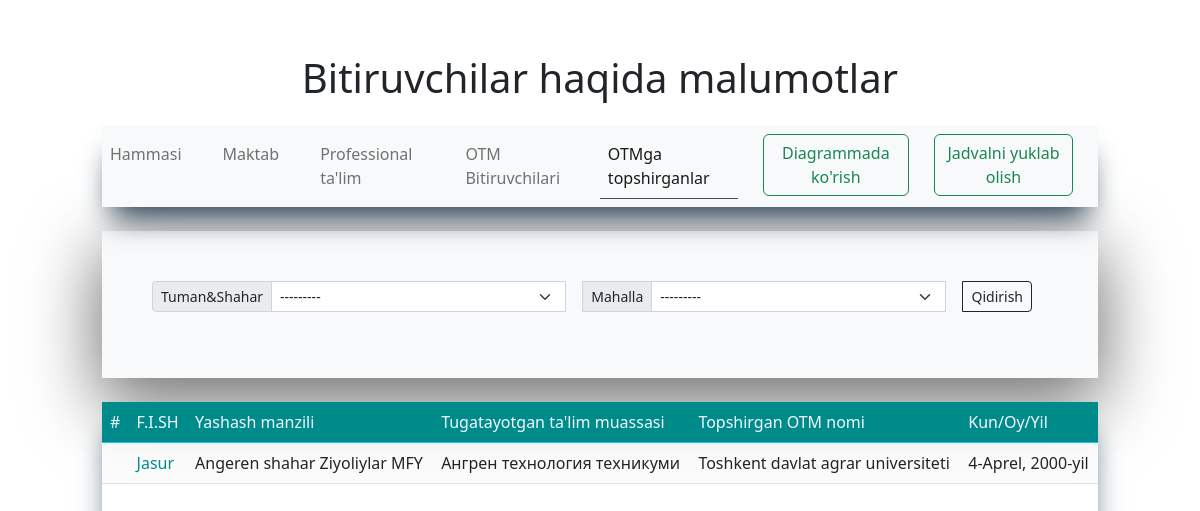
Before: /bitiruvchilar/enter/ (signed in) with the older database file.
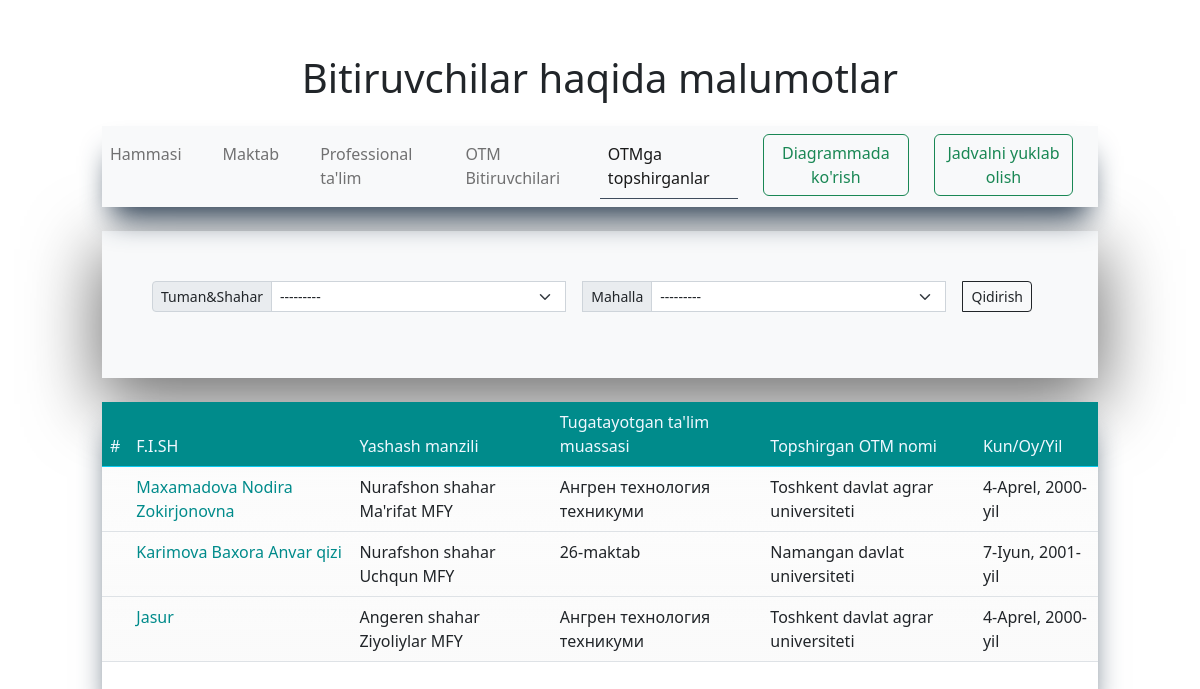
After: the same page with the newer database file.
### main/models.py (models this page shows, shortened)
class Bitiruvchi(models.Model):
    f_name = models.CharField(max_length=l, verbose_name="F.I.Sh")
    img  = models.ImageField(default='default/default.png', upload_to='bitiruvchilar-foto/', verbose_name="Rasm")
    t_sana = models.DateField(verbose_name="Tug'ulgan sana", null=True, blank=True)
    jins = models.CharField(max_length=l, choices=jins, verbose_name="Jinsi", default="o'g'il bola")
    tuman = models.ForeignKey(TumanVaShahar, on_delete=models.CASCADE, verbose_name="Yashaydigan tuman(shahar)")
    mahalla = models.ForeignKey(Mahalla, on_delete=models.CASCADE, verbose_name="Mahalla Nomi")
    uy = models.CharField(max_length=l, null=True, blank=True, verbose_name="Ko'cha nomi 45uy")
    phone = models.CharField(max_length=9, verbose_name="Telefon raqam (+998) ", null=True, blank=True)
    email = models.EmailField(max_length=l, verbose_name="E-Pochta", null=True, blank=True)
    imkonyat = models.ManyToManyField(Imkonyat, related_name="abilty", verbose_name="Kompyuter bilimi")
    qiziqish = models.ForeignKey(Qiziqish, related_name="interest", on_delete=models.CASCADE, verbose_name="Qiziqish")
    sport = models.ManyToManyField(Sport, related_name="sport", verbose_name="Qiziqadigan sport turi")
    chettili = models.ManyToManyField(ChetTili, related_name="f_lang")
    idea = models.CharField(verbose_name="Biznes g'oya", max_length=l, choices=yesNo, default="Yoq")
    short_f = models.CharField(max_length=10000, verbose_name="Bizness g'oya haqqida qisqacha (agar bor bo'lsa)", null=True, blank=True)
    add_time = models.DateTimeField(auto_now_add=True)

class AutoTime(models.Model):
    name = models.CharField(max_length=l, verbose_name="Nomi")
    add_time = models.DateTimeField(auto_now_add=True)
    def __str__(self):
        return self.name

class TumanVaShahar(AutoTime):
    status = models.CharField(max_length=l, choices=t_sh, default="shaxar")
    def __str__(self):
        return f"{super().name} {self.status}"

class AutoTime(models.Model):
    name = models.CharField(max_length=l, verbose_name="Nomi")
    add_time = models.DateTimeField(auto_now_add=True)
    def __str__(self):
        return self.name

class KollejBitiruvchisi(Bitiruvchi):
    type = models.ForeignKey(TypeKollej, on_delete=models.SET_NULL, null=True, blank=True, verbose_name="Professional ta'lim")
    tuman_kj = models.ForeignKey(TumanVaShahar, on_delete=models.SET_NULL, null=True, blank=True, verbose_name="Kollej manzili")
    kollej = models.ForeignKey(Kollej, on_delete=models.SET_NULL, verbose_name="Bitirayotgan Kollej", null=True, blank=True)
    stu_way = models.CharField(max_length=l, null=True, blank=True, verbose_name="Mutaxasislik")
    maqsad = models.CharField(max_length=l, choices=aim, default="Ishlamoqchi", verbose_name="Maqsadi")
    guvohnoma = models.ManyToManyField(DriverLicense, related_name="guvohnomaK", verbose_name="Haydovchilik Guvohnomasi")
    vil = models.ForeignKey(Vil, on_delete=models.SET_NULL, null=True, blank=True, related_name="kj_vil",)
    otm_name = models.ForeignKey(Universitet, on_delete=models.SET_NULL, null=True, blank=True)
    stu_way_un = models.CharField(max_length=l, null=True, blank=True, verbose_name="Mutaxasislik")
    other_un = models.CharField(max_length=l, null=True, blank=True, verbose_name="chetel otm")
    stu_way_ch = models.CharField(max_length=l, null=True, blank=True, verbose_name="Mutaxasislik")
    kolleJ = models.CharField(max_length=l, null=True, blank=True, verbose_name="Bitirayotgan kollej")
    univer_sity = models.CharField(max_length=l, verbose_name="Topshirmoqchi bo'lgan universitet", null=True, blank=True)

class MaktabBitiruvchisi(Bitiruvchi):
    tuman_mk = models.ForeignKey(TumanVaShahar, on_delete=models.SET_NULL, null=True, blank=True, verbose_name="Maktab manzili")
    maktab = models.ForeignKey(Maktab, on_delete=models.CASCADE, verbose_name="Bitirayotgan maktab")
    sinf = models.CharField(max_length=l, choices=sinf, default='9-sinf', verbose_name="Sinf")
    vil = models.ForeignKey(Vil, related_name="mk_vil", on_delete=models.SET_NULL, null=True, blank=True, verbose_name="OTM manzili")
    otm_name = models.ForeignKey(Universitet, on_delete=models.SET_NULL, null=True, blank=True, verbose_name="Topshirmoqchi bo'lgan OTM Nomi")
    stu_way_un = models.CharField(max_length=l, null=True, blank=True, verbose_name="Mutaxasislik")
    other_un = models.CharField(max_length=l, verbose_name="ChetEl OTM nomi", null=True, blank=True)
    stu_way_ch = models.CharField(max_length=l, null=True, blank=True, verbose_name="Mutaxasislik")
    univer_sity = models.CharField(max_length=l, verbose_name="Topshirmoqchi bo'lgan universitet", null=True, blank=True)

class Maktab(AutoTime):
    tuman = models.ForeignKey(TumanVaShahar, on_delete=models.CASCADE, verbose_name="Qaysi tuman")
    status = models.CharField(max_length=l, default="O'rta ta'lim maktabi", choices=type_school, blank=True, null=True)
    def __str__(self):
        return f"{super().name}-{self.status}"

### main/views.py (the view)
# urls.py: path("enter/", OTM_Enter, name="E"),
def OTM_Enter(request):
    all_graduents = Bitiruvchi.objects.all()
    otm_fil = BitiruvchiFilter(request.GET, queryset=all_graduents)
    all_graduents = otm_fil.qs
    return render(request, "pages/otm_topshirganlar.html", context={
        'all_list':all_graduents,
        'mkFil':otm_fil,
    })

### main/custom_context_processor.py (called while the page is built)
def data_avalible(request):
    all_tumanlar = TumanVaShahar.objects.all().order_by('name')
    context = {
        'all_tumanlar':all_tumanlar,
    }
    return context

### main/models.py (called while the page is built)
    def __str__(self):
        return f"{super().__str__()} MFY"

    def __str__(self):
        return super().__str__()

    def __str__(self):
        return super().__str__()

### templates/pages/otm_topshirganlar.html (shortened to what the changed rows need)
{% extends 'main.html' %}
{% load widget_tweaks %}
{% block content %}
    <div class="background-table" >
        <div class="row">
            <div class="col-10 m-auto">
                <h1 class="text-center my-1">Bitiruvchilar haqida malumotlar</h1>
                <div class="table-box">
                    <table class="table table_b">
                        <thead class="border-info">
                            <tr>
                                <th>#</th>
                                <th>F.I.SH</th>
                                <th>
                                    Yashash manzili
                                </th>
                                <th>
                                    Tugatayotgan ta'lim muassasi
                                </th>
                                <th>
                                    Topshirgan OTM nomi
                                </th>
                                <th>Kun/Oy/Yil</th>
                            </tr>
                        </thead>
                        <tbody>
                            {% for i in all_list %}
                                {% if i.maktabbitiruvchisi.otm_name == None %}
                                {% elif i.kollejbitiruvchisi.otm_name == None %}
                                {% elif i.universitetbitiruvchisi %}
                                {% else %}
                                    <tr>
                                        <td>{{ counter }}</td>
                                        <td><a href="{% url 'RE' pk=i.pk %}">{{i.f_name}}</a></td>
                                        <td>{{ i.tuman }} {{ i.mahalla }}</td>
                                        <td>{{ i.maktabbitiruvchisi.maktab }} {{ i.universitetbitiruvchisi.universitet }} {{ i.kollejbitiruvchisi.kollej }}</td>
                                        <td>{{ i.kollejbitiruvchisi.otm_name }}{{ i.maktabbitiruvchisi.otm_name }}</td>
                                        <td>{{ i.t_sana }}</td>
                                    </tr>
                                {% endif %}
                            {% endfor %}
                        </tbody>
                    </table>
                </div>
            </div>
        </div>
    </div>
{% endblock %}

Changed rows visible on the page:
now on this page (row edited): Bitiruvchi: f_name "Maxamadova Nodira Zokirjonovna", tuman "Nurafshon shahar", mahalla "Ma'rifat MFY", kollejbitiruvchisi.kollej "Ангрен технология техникуми", kollejbitiruvchisi.otm_name "Toshkent davlat agrar universiteti", t_sana "4-Aprel, 2000-yil"
now on this page (row edited): Bitiruvchi: f_name "Karimova Baxora Anvar qizi", tuman "Nurafshon shahar", mahalla "Uchqun MFY", maktabbitiruvchisi.maktab "26-maktab", maktabbitiruvchisi.otm_name "Namangan davlat universiteti", t_sana "7-Iyun, 2001-yil"
